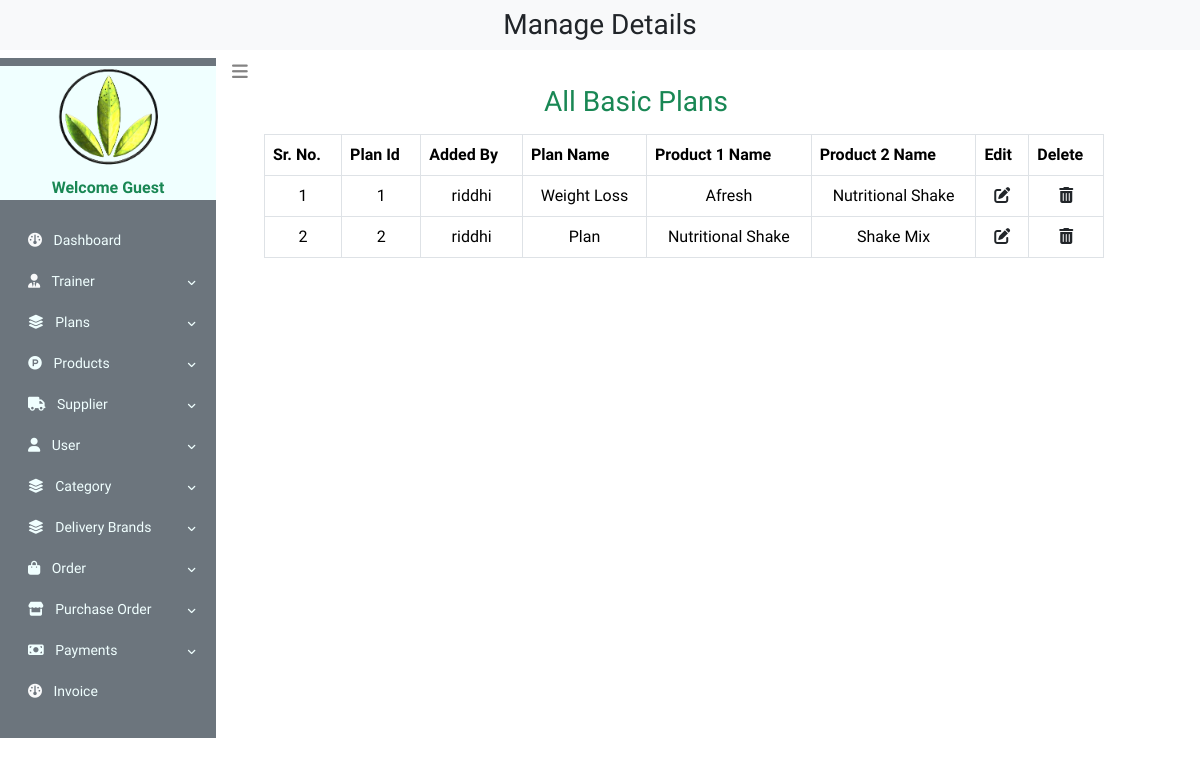
/admin_home.php?view_bplan, run on the app's committed database.
### tables this page shows
CREATE TABLE `plan` (
  `plan_id` int(11) NOT NULL,
  `admin_id` int(11) NOT NULL,
  `plan_name` varchar(255) NOT NULL,
  `pro1_id` int(11) NOT NULL,
  `pro2_id` int(11) NOT NULL
);

CREATE TABLE `admin_signup` (
  `admin_id` int(11) NOT NULL,
  `username` varchar(255) NOT NULL,
  `email` varchar(100) NOT NULL,
  `password` varchar(100) NOT NULL
);

CREATE TABLE `products` (
  `pro_id` int(11) NOT NULL,
  `admin_id` int(11) NOT NULL,
  `stock` int(11) NOT NULL,
  `pro_name` varchar(100) NOT NULL,
  `pro_quantity` int(100) NOT NULL,
  `pro_des` varchar(255) NOT NULL,
  `pro_keyword` varchar(255) NOT NULL,
  `pro_cost_price` varchar(255) NOT NULL,
  `pro_price` varchar(100) NOT NULL,
  `margin` int(11) NOT NULL,
  `category_id` int(11) NOT NULL,
  `brand_id` int(11) NOT NULL,
  `pro_image` varchar(255) NOT NULL,
  `pro_image2` varchar(255) NOT NULL,
  `pro_image3` varchar(255) NOT NULL,
  `date` timestamp NOT NULL DEFAULT current_timestamp() ON UPDATE current_timestamp(),
  `status` varchar(100) NOT NULL,
  `supplier_id` int(11) NOT NULL
);

### view_bplan.php (the view, shortened to what this page needs)
<?php
$servername = "localhost";
$username = "root";
$password = "";
$dbname = "life";
$conn = new mysqli($servername, $username, $password, $dbname);
?>
<!DOCTYPE html>
<html lang="en">
<head>
    <link rel="stylesheet" href="https://pro.fontawesome.com/releases/v5.10.0/css/all.css"/>
    <link rel="stylesheet" href="https://cdnjs.cloudflare.com/ajax/libs/font-awesome/6.5.1/css/all.min.css" />
    <link rel="stylesheet" href="profile.css">
    <link href="https://cdn.jsdelivr.net/npm/bootstrap@5.3.3/dist/css/bootstrap.min.css" rel="stylesheet">
</head>
<body>
    <table class="table table-bordered mt-3 mx-5">
        <?php
            $sr_no=0;
            $get_plans = "SELECT * FROM `plan`";
            $result = $conn->query($get_plans);
            if($result->num_rows>0)
            {
                echo "<h3 class='text-success text-center'>All Basic Plans</h3>";
                echo "<thead>
                        <tr>
                            <th>Sr. No.</th>
                            <th>Plan Id</th>
                            <th>Added By</th>
                            <th>Plan Name</th>
                            <th>Product 1 Name</th>
                            <th>Product 2 Name</th>
                            <th>Edit</th>
                            <th>Delete</th>
                        </tr>
                        <tbody>";
                while($row=mysqli_fetch_assoc($result))
                {
                    $plan_id = $row['plan_id'];
                    $admin_id = $row['admin_id'];
                    $plan_name = $row['plan_name'];
                    $pro1_id = $row['pro1_id'];
                    $pro2_id = $row['pro2_id'];
                    $select_pro1 = "SELECT * FROM `products` WHERE `pro_id` = '$pro1_id'";
                    $result_pro1 = $conn->query($select_pro1);
                    $row_pro1 = mysqli_fetch_assoc($result_pro1);
                    $prod_name= $row_pro1['pro_name'];
                    $select_pro2 = "SELECT * FROM `products` WHERE `pro_id` = '$pro2_id'";
                    $result_pro2 = $conn->query($select_pro2);
                    $row_pro2 = mysqli_fetch_assoc($result_pro2);
                    $product_name= $row_pro2['pro_name'];
                    $sr_no++;
                    ?>
                    <tr class='text-center'>
                    <td><?php echo $sr_no?></td>
                    <td><?php echo $plan_id?></td>
                    <td>
                        <?php
                            $get_name = "SELECT * FROM `admin_signup` WHERE `admin_id` = '$admin_id'";
                            $result_name = $conn->query($get_name);
                            if($result_name)
                            {
                                $row_name = $result_name->fetch_assoc();
                                echo $row_name['username'];
                            }
                        ?>
                    </td>
                    <td><?php echo $plan_name?></td>
                    <td><?php echo $prod_name?></td>
                    <td><?php echo $product_name?></td>
                    <td><a href='admin_home.php?edit_plans=<?php echo $plan_id;?>'><i class='fa-solid fa-pen-to-square text-dark'></i></a></td>
                    <td><a href='admin_home.php?trash_plans=<?php echo $plan_id;?>'><i class='fa-solid fa-trash-can text-dark'></i></a></td>
                </tr>
                <?php
                }
            }
            else
            {
                echo "<h3 class='text-center text-danger mt-5'>No plans added yet</h3>";
            }
        ?>
            </tbody>
        </thead>
    </table>
</body>
</html>

### profile.css (style rules this page uses)
body { font-family: 'Spartan',sans-serif; margin: 0; padding: 0; }

### admin_home.php (style rules this page uses)
body { font-family: 'Spartan',sans-serif; margin: 0; padding: 0; }

### view_bplan.php (style rules this page uses)
body { font-family: 'Spartan',sans-serif; margin: 0; padding: 0; }

### data on the page
plan: plan_id "1", admin.username "riddhi", plan_name "Weight Loss", pro1.pro_name "Afresh", pro2.pro_name "Nutritional Shake"
plan: plan_id "2", admin.username "riddhi", plan_name "Plan", pro1.pro_name "Nutritional Shake", pro2.pro_name "Shake Mix"
